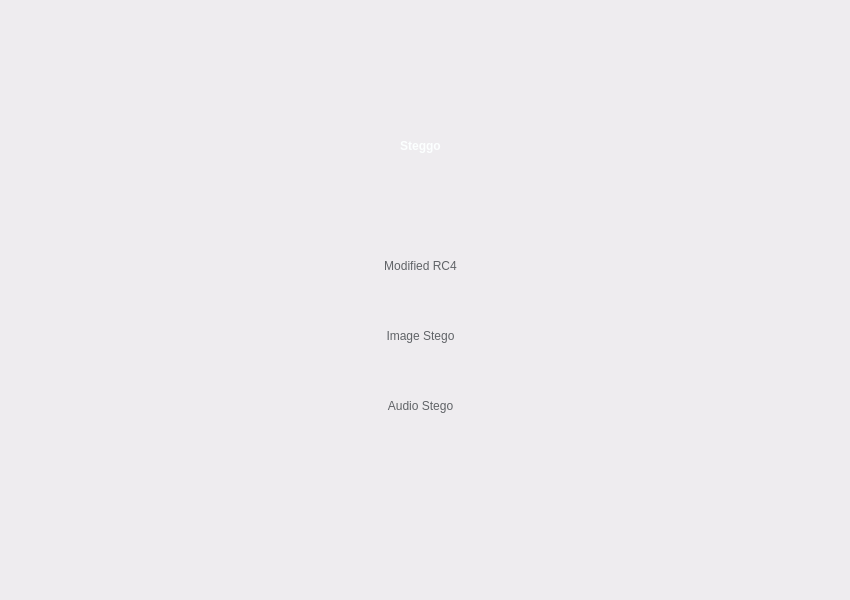
<?xml version="1.0" encoding="UTF-8"?>
<ui version="4.0">
 <class>Widget</class>
 <widget class="QWidget" name="Widget">
  <property name="geometry">
   <rect>
    <x>0</x>
    <y>0</y>
    <width>850</width>
    <height>600</height>
   </rect>
  </property>
  <property name="windowTitle">
   <string>Widget</string>
  </property>
  <property name="styleSheet">
   <string notr="true">background-color: rgb(238, 236, 239);</string>
  </property>
  <widget class="QWidget" name="widget1" native="true">
   <property name="geometry">
    <rect>
     <x>0</x>
     <y>0</y>
     <width>850</width>
     <height>600</height>
    </rect>
   </property>
   <property name="styleSheet">
    <string notr="true">QWidget#widget1 {background-color: rgb(236, 95, 89);};
</string>
   </property>
   <widget class="QLabel" name="label">
    <property name="geometry">
     <rect>
      <x>230</x>
      <y>70</y>
      <width>381</width>
      <height>151</height>
     </rect>
    </property>
    <property name="styleSheet">
     <string notr="true">background-color: rgba(255, 255, 255, 0);
font: 75 72pt &quot;Product Sans&quot;;
font-weight: bold;
color: rgb(252, 255, 255);
</string>
    </property>
    <property name="text">
     <string>Steggo</string>
    </property>
    <property name="alignment">
     <set>Qt::AlignCenter</set>
    </property>
   </widget>
   <widget class="QPushButton" name="pushButton">
    <property name="geometry">
     <rect>
      <x>340</x>
      <y>240</y>
      <width>161</width>
      <height>51</height>
     </rect>
    </property>
    <property name="styleSheet">
     <string notr="true">font: 17pt &quot;Product Sans&quot;;
color: rgb(96, 99, 103);
border-radius: 25px;
</string>
    </property>
    <property name="text">
     <string>Modified RC4</string>
    </property>
   </widget>
   <widget class="QPushButton" name="pushButton_2">
    <property name="geometry">
     <rect>
      <x>340</x>
      <y>310</y>
      <width>161</width>
      <height>51</height>
     </rect>
    </property>
    <property name="styleSheet">
     <string notr="true">font: 17pt &quot;Product Sans&quot;;
color: rgb(96, 99, 103);
border-radius: 25px;
border-bottom-color: rgb(64, 65, 66);</string>
    </property>
    <property name="text">
     <string>Image Stego</string>
    </property>
   </widget>
   <widget class="QPushButton" name="pushButton_3">
    <property name="geometry">
     <rect>
      <x>340</x>
      <y>380</y>
      <width>161</width>
      <height>51</height>
     </rect>
    </property>
    <property name="styleSheet">
     <string notr="true">font: 17pt &quot;Product Sans&quot;;
color: rgb(96, 99, 103);
border-radius: 25px;
border-bottom-color: rgb(64, 65, 66);</string>
    </property>
    <property name="text">
     <string>Audio Stego</string>
    </property>
   </widget>
  </widget>
 </widget>
 <resources/>
 <connections/>
</ui>
